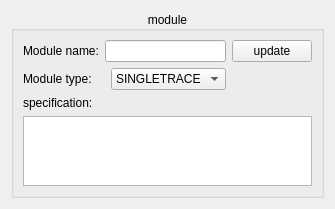
<?xml version="1.0" encoding="UTF-8"?>
<ui version="4.0">
 <class>FormMod</class>
 <widget class="QWidget" name="FormMod">
  <property name="geometry">
   <rect>
    <x>0</x>
    <y>0</y>
    <width>303</width>
    <height>191</height>
   </rect>
  </property>
  <property name="windowTitle">
   <string>Form</string>
  </property>
  <layout class="QGridLayout" name="gridLayout_2">
   <item row="0" column="0">
    <widget class="QGroupBox" name="groupBox">
     <property name="title">
      <string>module</string>
     </property>
     <property name="alignment">
      <set>Qt::AlignCenter</set>
     </property>
     <layout class="QGridLayout" name="gridLayout">
      <item row="0" column="0">
       <widget class="QLabel" name="label">
        <property name="text">
         <string>Module name:</string>
        </property>
       </widget>
      </item>
      <item row="0" column="1" colspan="2">
       <widget class="QLineEdit" name="lineEditName"/>
      </item>
      <item row="0" column="3">
       <widget class="QPushButton" name="pushButtonUpdate">
        <property name="text">
         <string>update</string>
        </property>
       </widget>
      </item>
      <item row="1" column="0">
       <widget class="QLabel" name="label_2">
        <property name="text">
         <string>Module type:</string>
        </property>
       </widget>
      </item>
      <item row="1" column="2">
       <widget class="QComboBox" name="comboBoxType">
        <item>
         <property name="text">
          <string>SINGLETRACE</string>
         </property>
        </item>
        <item>
         <property name="text">
          <string>MULTITRACE</string>
         </property>
        </item>
        <item>
         <property name="text">
          <string>INPUT</string>
         </property>
        </item>
        <item>
         <property name="text">
          <string>UNKOWN</string>
         </property>
        </item>
       </widget>
      </item>
      <item row="2" column="0" colspan="2">
       <widget class="QLabel" name="label_3">
        <property name="text">
         <string>specification:</string>
        </property>
       </widget>
      </item>
      <item row="3" column="0" colspan="4">
       <widget class="QTextEdit" name="textEditSpec"/>
      </item>
     </layout>
    </widget>
   </item>
  </layout>
 </widget>
 <resources/>
 <connections/>
</ui>
